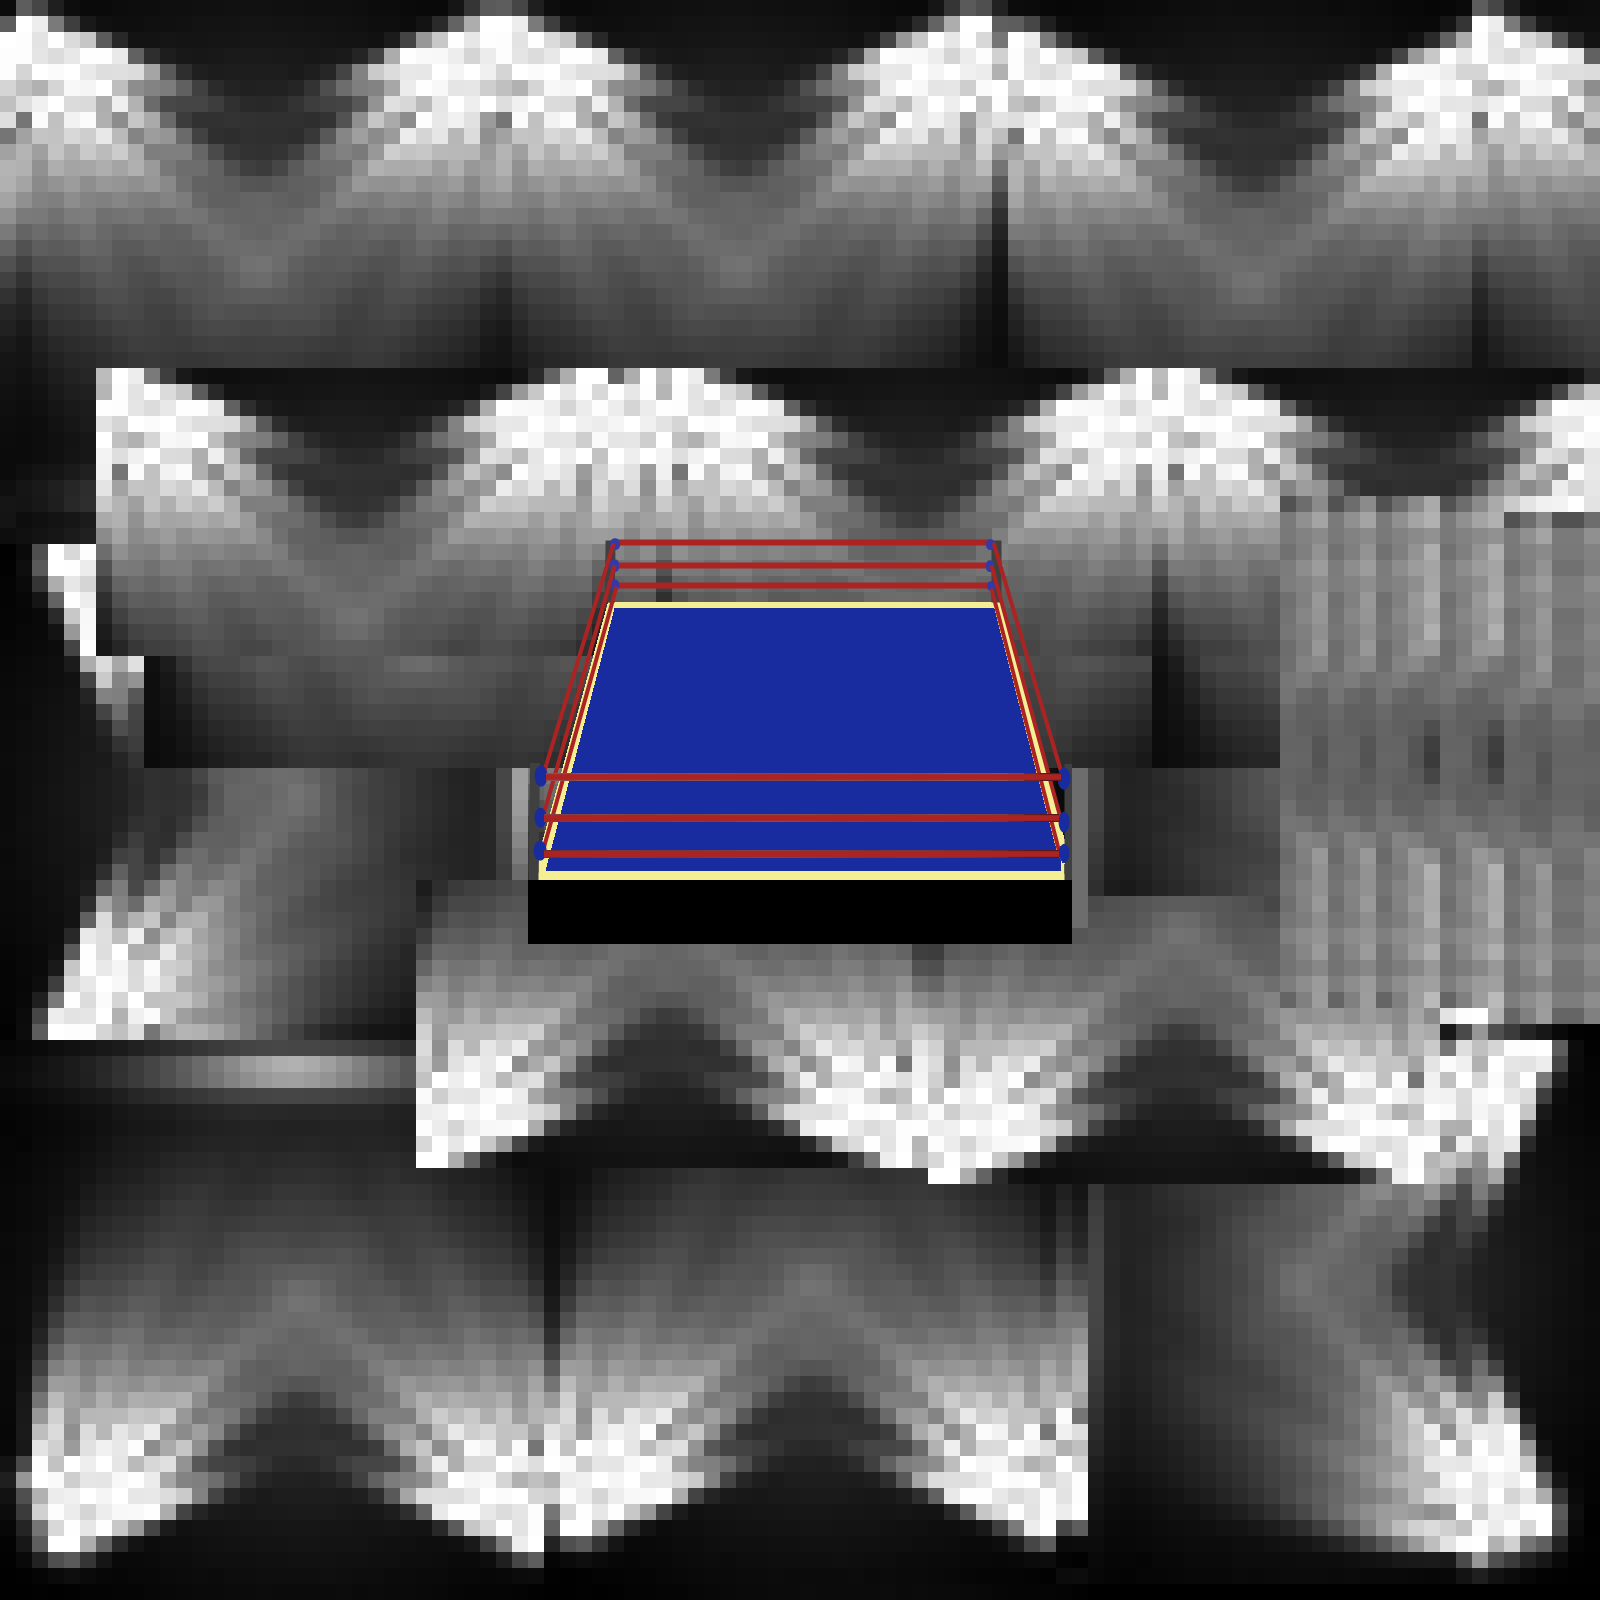

This is a level from a 2D game, rendered from its Tiled map with the project's own tilesets. A one-line summary and the map file follow, with tile-layer data summarised:
An orthogonal 100x100 tile map with 16x16 px tiles, 2 tile layers (bg, graphics), 2 tilesets and 22 objects.

<map version="1.4" tiledversion="1.4.1" orientation="orthogonal" renderorder="right-down" width="100" height="100" tilewidth="16" tileheight="16" infinite="0" nextlayerid="8" nextobjectid="66">
 <tileset firstgid="1" source="ring.tsx" />
 <tileset firstgid="919" source="PixelArt (1).tsx" />
 <layer id="7" name="bg" width="100" height="100">
  <data>[10000 cells, 9968 non-empty, 1197 distinct tile ids]</data>
 </layer>
 <layer id="5" name="graphics" width="100" height="100">
  <data>[10000 cells, 884 non-empty, 884 distinct tile ids]</data>
 </layer>
 <objectgroup id="2" name="bounds">
  <object id="44" x="576" y="528" width="32" height="112" />
  <object id="45" x="512" y="640" width="80" height="304" />
  <object id="46" x="512" y="768" width="576" height="176" />
  <object id="47" x="1040" y="768" />
  <object id="48" x="1040" y="768" />
  <object id="49" x="528" y="768" width="544" height="176" />
  <object id="50" x="1024" y="496" width="16" height="272" />
  <object id="51" x="1040" y="496" width="256" height="464" />
  <object id="52" x="608" y="512" width="384" height="96" />
  <object id="53" x="592" y="592" width="16" height="64" />
  <object id="54" x="496" y="656" width="96" height="256" />
  <object id="55" x="992" y="512" width="32" height="96" />
  <object id="56" x="992" y="608" width="32" height="16" />
  <object id="57" x="1008" y="624" width="16" height="64" />
  <object id="58" x="1024" y="624" width="16" height="112" />
  <object id="59" x="1024" y="720" width="64" height="48" />
  <object id="60" x="1024" y="768" width="48" height="112" />
  <object id="61" x="512" y="768" width="560" height="176" />
  <object id="62" x="592" y="752" width="432" height="16" />
  <object id="63" x="592" y="656" width="16" height="96" />
  <object id="64" x="608" y="608" width="384" height="16" />
  <object id="65" x="992" y="624" width="32" height="128" />
 </objectgroup>
</map>
